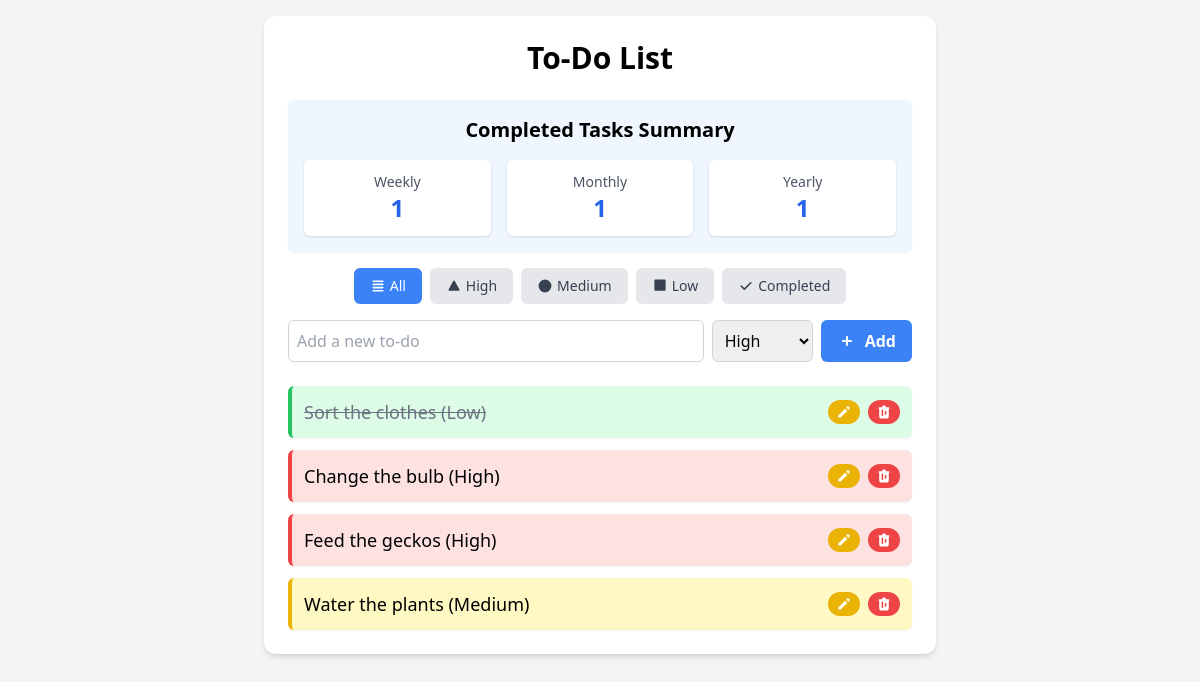
The page / on the database its author committed.
### tables this page shows
CREATE TABLE todos (
                id INTEGER PRIMARY KEY AUTOINCREMENT,
                task TEXT NOT NULL,
                priority TEXT NOT NULL,
                completed BOOLEAN NOT NULL DEFAULT 0,
                created_at DATETIME DEFAULT CURRENT_TIMESTAMP
            );

### app.py (the view)
@app.route('/')
def index():
    conn = get_db_connection()
    priority_filter = request.args.get('priority')
    if priority_filter and priority_filter != 'all':
        if priority_filter == 'Completed':
            todos = conn.execute('SELECT * FROM todos WHERE completed = 1 ORDER BY id DESC').fetchall()
        else:
            todos = conn.execute('SELECT * FROM todos WHERE priority = ? ORDER BY id DESC', (priority_filter,)).fetchall()
    else:
        todos = conn.execute('SELECT * FROM todos ORDER BY id DESC').fetchall()
    completed_weekly = conn.execute('SELECT COUNT(*) FROM todos WHERE completed = 1 AND created_at >= date(CURRENT_DATE, "-7 days")').fetchone()[0]
    completed_monthly = conn.execute('SELECT COUNT(*) FROM todos WHERE completed = 1 AND strftime("%Y-%m", created_at) = strftime("%Y-%m", CURRENT_DATE)').fetchone()[0]
    completed_yearly = conn.execute('SELECT COUNT(*) FROM todos WHERE completed = 1 AND strftime("%Y", created_at) = strftime("%Y", CURRENT_DATE)').fetchone()[0]
    conn.close()
    return render_template('index.html', todos=todos, current_filter=priority_filter,
                           completed_weekly=completed_weekly,
                           completed_monthly=completed_monthly,
                           completed_yearly=completed_yearly)

### app.py (called while the page is built)
def get_db_connection():
    conn = sqlite3.connect(DATABASE)
    conn.row_factory = sqlite3.Row
    return conn

### templates/index.html (shortened to what this page needs)
<!DOCTYPE html>
<html lang="en">
<head>
    <script src="https://cdn.tailwindcss.com"></script>
</head>
<body class="bg-gray-100 p-4">
    <div class="max-w-md mx-auto bg-white rounded-xl shadow-md overflow-hidden md:max-w-2xl p-6">
        <h1 class="text-3xl font-bold mb-6 text-center">To-Do List</h1>
        <div class="mt-6 p-4 bg-blue-50 rounded-md shadow-sm mb-4">
            <h2 class="text-xl font-bold mb-4 text-center">Completed Tasks Summary</h2>
            <div class="grid grid-cols-1 md:grid-cols-3 gap-4 text-center">
                <div class="bg-white p-3 rounded-md shadow">
                    <p class="text-gray-600 text-sm">Weekly</p>
                    <p class="text-2xl font-bold text-blue-600">{{ completed_weekly }}</p>
                </div>
                <div class="bg-white p-3 rounded-md shadow">
                    <p class="text-gray-600 text-sm">Monthly</p>
                    <p class="text-2xl font-bold text-blue-600">{{ completed_monthly }}</p>
                </div>
                <div class="bg-white p-3 rounded-md shadow">
                    <p class="text-gray-600 text-sm">Yearly</p>
                    <p class="text-2xl font-bold text-blue-600">{{ completed_yearly }}</p>
                </div>
            </div>
        </div>
        <div class="mb-4 flex justify-center space-x-2">
            <a href="{{ url_for('index', priority='all') }}" class="px-4 py-2 rounded-md text-sm font-medium flex items-center space-x-1
                {% if current_filter == 'all' or current_filter == None %}bg-blue-500 text-white{% else %}bg-gray-200 text-gray-700{% endif %}">
                <span>All</span>
            </a>
            <a href="{{ url_for('index', priority='High') }}" class="px-4 py-2 rounded-md text-sm font-medium flex items-center space-x-1
                {% if current_filter == 'High' %}bg-red-500 text-white{% else %}bg-gray-200 text-gray-700{% endif %}">
                <svg xmlns="http://www.w3.org/2000/svg" class="h-4 w-4" viewBox="0 0 20 20" fill="currentColor">
                    <path fill-rule="evenodd" d="M10 3a1 1 0 00-.816.402l-6 11a1 1 0 00.957 1.403h11.698a1 1 0 00.957-1.403l-6-11A1 1 0 0010 3z" clip-rule="evenodd"/>
                </svg>
                <span>High</span>
            </a>
            <a href="{{ url_for('index', priority='Medium') }}" class="px-4 py-2 rounded-md text-sm font-medium flex items-center space-x-1
                {% if current_filter == 'Medium' %}bg-yellow-500 text-white{% else %}bg-gray-200 text-gray-700{% endif %}">
                <svg xmlns="http://www.w3.org/2000/svg" class="h-4 w-4" viewBox="0 0 20 20" fill="currentColor">
                    <path fill-rule="evenodd" d="M10 18a8 8 0 100-16 8 8 0 000 16z" clip-rule="evenodd"/>
                </svg>
                <span>Medium</span>
            </a>
            <a href="{{ url_for('index', priority='Low') }}" class="px-4 py-2 rounded-md text-sm font-medium flex items-center space-x-1
                {% if current_filter == 'Low' %}bg-green-500 text-white{% else %}bg-gray-200 text-gray-700{% endif %}">
                <svg xmlns="http://www.w3.org/2000/svg" class="h-4 w-4" viewBox="0 0 20 20" fill="currentColor">
                    <path fill-rule="evenodd" d="M3 3a1 1 0 011-1h12a1 1 0 011 1v12a1 1 0 01-1 1H4a1 1 0 01-1-1V3z" clip-rule="evenodd"/>
                </svg>
                <span>Low</span>
            </a>
            <a href="{{ url_for('index', priority='Completed') }}" class="px-4 py-2 rounded-md text-sm font-medium flex items-center space-x-1
                {% if current_filter == 'Completed' %}bg-green-500 text-white{% else %}bg-gray-200 text-gray-700{% endif %}">
                <svg xmlns="http://www.w3.org/2000/svg" class="h-4 w-4" viewBox="0 0 20 20" fill="currentColor">
                    <path fill-rule="evenodd" d="M16.707 5.293a1 1 0 010 1.414l-8 8a1 1 0 01-1.414 0l-4-4a1 1 0 011.414-1.414L8 12.586l7.293-7.293a1 1 0 011.414 0z" clip-rule="evenodd"/>
                </svg>
                <span>Completed</span>
            </a>
        </div>
        <form action="{{ url_for('add_todo') }}" method="POST" class="mb-6 flex space-x-2">
            <input type="text" name="task" placeholder="Add a new to-do" class="flex-grow p-2 border border-gray-300 rounded-md focus:outline-none focus:ring-2 focus:ring-blue-500" required>
            <select name="priority" class="p-2 border border-gray-300 rounded-md focus:outline-none focus:ring-2 focus:ring-blue-500">
                <option value="High">High</option>
            </select>
            <button type="submit" class="bg-blue-500 hover:bg-blue-600 text-white font-bold py-2 px-4 rounded-md flex items-center justify-center space-x-2">
                <svg xmlns="http://www.w3.org/2000/svg" class="h-5 w-5" viewBox="0 0 20 20" fill="currentColor">
                    <path fill-rule="evenodd" d="M10 5a1 1 0 011 1v3h3a1 1 0 110 2h-3v3a1 1 0 11-2 0v-3H6a1 1 0 110-2h3V6a1 1 0 011-1z" clip-rule="evenodd"/>
                </svg>
                <span>Add</span>
            </button>
        </form>
        <div class="space-y-3">
            {% for todo in todos %}
            <div class="flex items-center justify-between p-3 rounded-md shadow-sm
                {% if todo.priority == 'High' %}bg-red-100 border-l-4 border-red-500
                {% elif todo.priority == 'Medium' %}bg-yellow-100 border-l-4 border-yellow-500
                {% else %}bg-green-100 border-l-4 border-green-500{% endif %}">
                <span class="text-lg {% if todo.completed %}line-through text-gray-500{% endif %}">{{ todo.task }} ({{ todo.priority }})</span>
                <div class="flex space-x-2">
                    <a href="{{ url_for('edit_todo', todo_id=todo.id) }}" class="bg-yellow-500 hover:bg-yellow-600 text-white text-xs font-bold py-1 px-2 rounded-full flex items-center justify-center">
                        <svg xmlns="http://www.w3.org/2000/svg" class="h-4 w-4" viewBox="0 0 20 20" fill="currentColor">
                            <path d="M13.586 3.586a2 2 0 112.828 2.828l-.793.793-2.828-2.828.793-.793zM11.379 5.793L3 14.172V17h2.828l8.38-8.379-2.83-2.828z"/>
                        </svg>
                    </a>
                    <form action="{{ url_for('delete_todo', todo_id=todo.id) }}" method="POST" onsubmit="return confirm('Are you sure you want to delete this task?');">
                        <button type="submit" class="bg-red-500 hover:bg-red-600 text-white text-xs font-bold py-1 px-2 rounded-full flex items-center justify-center">
                        </button>
                    </form>
                </div>
            </div>
            {% else %}
            <p class="text-center text-gray-500">No tasks yet. Add one above!</p>
            {% endfor %}
        </div>
    </div>
</body>
</html>

### rows shown on the page
todos: task "Sort the clothes", priority "Low"
todos: task "Change the bulb", priority "High"
todos: task "Feed the geckos", priority "High"
todos: task "Water the plants", priority "Medium"

### other values the page prints
{{ completed_weekly }} "1"
{{ completed_monthly }} "1"
{{ completed_yearly }} "1"
